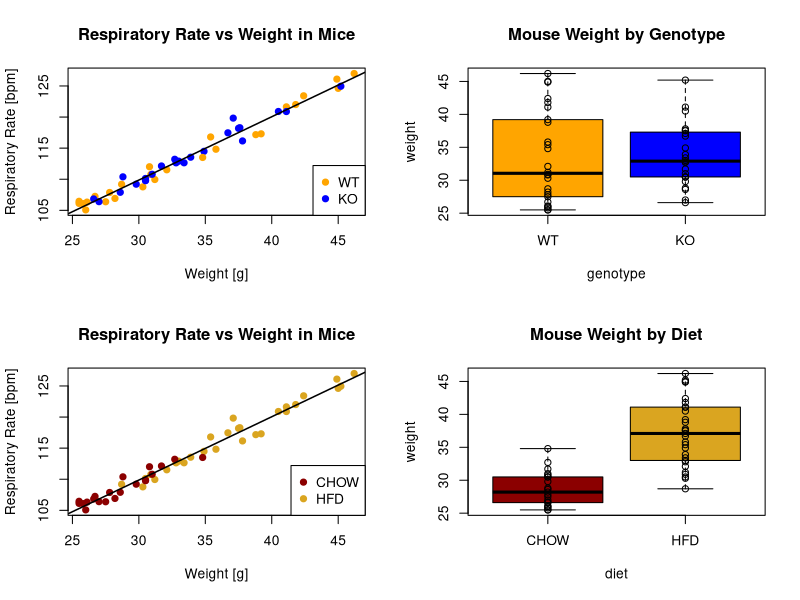
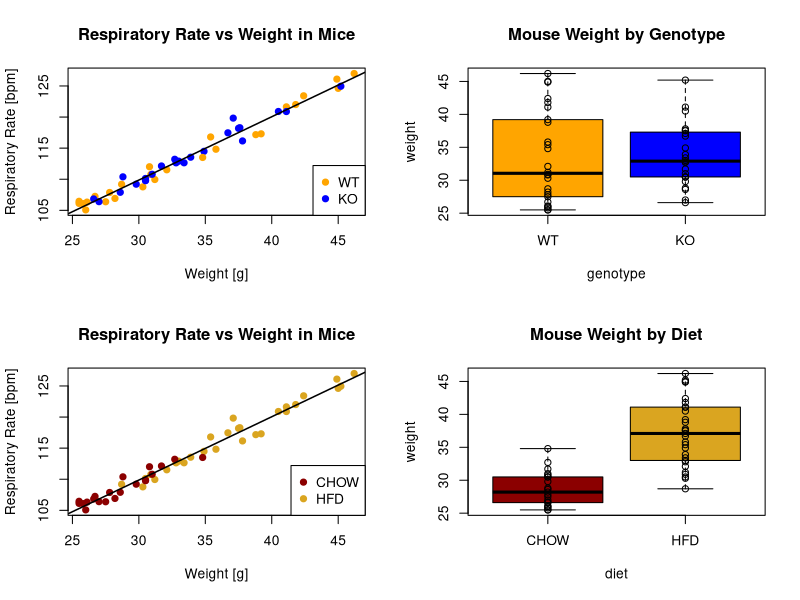

Write the R code that produced these figures, in order.
## ---- chunk 1
knitr::opts_chunk$set(echo = TRUE)
## ---- chunk 2
getwd()
mice_data <- read.table("course_datasets/mice_data_mod.csv", header=TRUE, sep=",") # define classes for columns
mice_data$genotype <- factor(mice_data$genotype, levels=c("WT", "KO"))
mice_data$diet <- factor(mice_data$diet, levels=c("CHOW", "HFD"))



## ---- chunk 3
# 1) Make a multi-panel figure with the four graphics on one page, exporting the figure to a 
# we want to make 4 plots on the same panel -> 2 rows and 2 columns

par(mfrow=c(2,2)) # arrange subsequent plots in 2 rows x 2 columns

# Plot 1
plot(mice_data$weight,mice_data$respiratoryRate, 
     pch=19,
     main="Respiratory Rate vs Weight in Mice",
     xlab="Weight [g]", ylab="Respiratory Rate [bpm]",
     col=c("orange", "blue")[mice_data$genotype]
)

legend("bottomright",
       legend=levels(mice_data$genotype),
       col=c("orange","blue"),
       pch=19)

abline(lm(mice_data$respiratoryRate ~ mice_data$weight),
       col="black", lwd=1.5)

# Plot 2
boxplot(weight ~ genotype, data= mice_data,
        col=c("orange", "blue"),
        main="Mouse Weight by Genotype"
)
points(weight ~ genotype, data= mice_data)


# Plot 3
plot(mice_data$weight,mice_data$respiratoryRate, 
     pch=19,
     main="Respiratory Rate vs Weight in Mice",
     xlab="Weight [g]", ylab="Respiratory Rate [bpm]",
     col=c("darkred", "goldenrod")[mice_data$diet]
)

legend("bottomright",
       legend=levels(mice_data$diet),
       col=c("darkred","goldenrod"),
       pch=19)

abline(lm(mice_data$respiratoryRate ~ mice_data$weight),
       col="black", lwd=1.5)

# Plot4
boxplot(weight ~ diet, data= mice_data,
        col=c("darkred", "goldenrod"),
        main="Mouse Weight by Diet"
)
points(weight ~ diet, data= mice_data)


## ---- chunk 4
# 1) Make a multi-panel figure with the four graphics on one page, exporting the figure to a pdf file.
#    Set width and height arguments in the call to png() to make it look nice.

pdf("mice_data_plots_by_genotype.pdf", width=7, height=7, paper="a4") 

# we want to make 4 plots on the same panel -> 2 rows and 2 columns
par(mfrow=c(2,2))

# Plot 1
plot(mice_data$weight,mice_data$respiratoryRate, 
     pch=19,
     main="Respiratory Rate vs Weight in Mice",
     xlab="Weight [g]", ylab="Respiratory Rate [bpm]",
     col=c("orange", "blue")[mice_data$genotype]
)

legend("bottomright",
       legend=levels(mice_data$genotype),
       col=c("orange","blue"),
       pch=19)

abline(lm(mice_data$respiratoryRate ~ mice_data$weight),
       col="black", lwd=1.5)

# Plot 2
boxplot(weight ~ genotype, data= mice_data,
        col=c("orange", "blue"),
        main="Mouse Weight by Genotype"
)
points(weight ~ genotype, data= mice_data)


# Plot 3
plot(mice_data$weight,mice_data$respiratoryRate, 
     pch=19,
     main="Respiratory Rate vs Weight in Mice",
     xlab="Weight [g]", ylab="Respiratory Rate [bpm]",
     col=c("darkred", "goldenrod")[mice_data$diet]
)

legend("bottomright",
       legend=levels(mice_data$diet),
       col=c("darkred","goldenrod"),
       pch=19)

abline(lm(mice_data$respiratoryRate ~ mice_data$weight),
       col="black", lwd=1.5)

# Plot4
boxplot(weight ~ diet, data= mice_data,
        col=c("darkred", "goldenrod"),
        main="Mouse Weight by Diet"
)
points(weight ~ diet, data= mice_data)
dev.off()

#invisible(dev.off())
